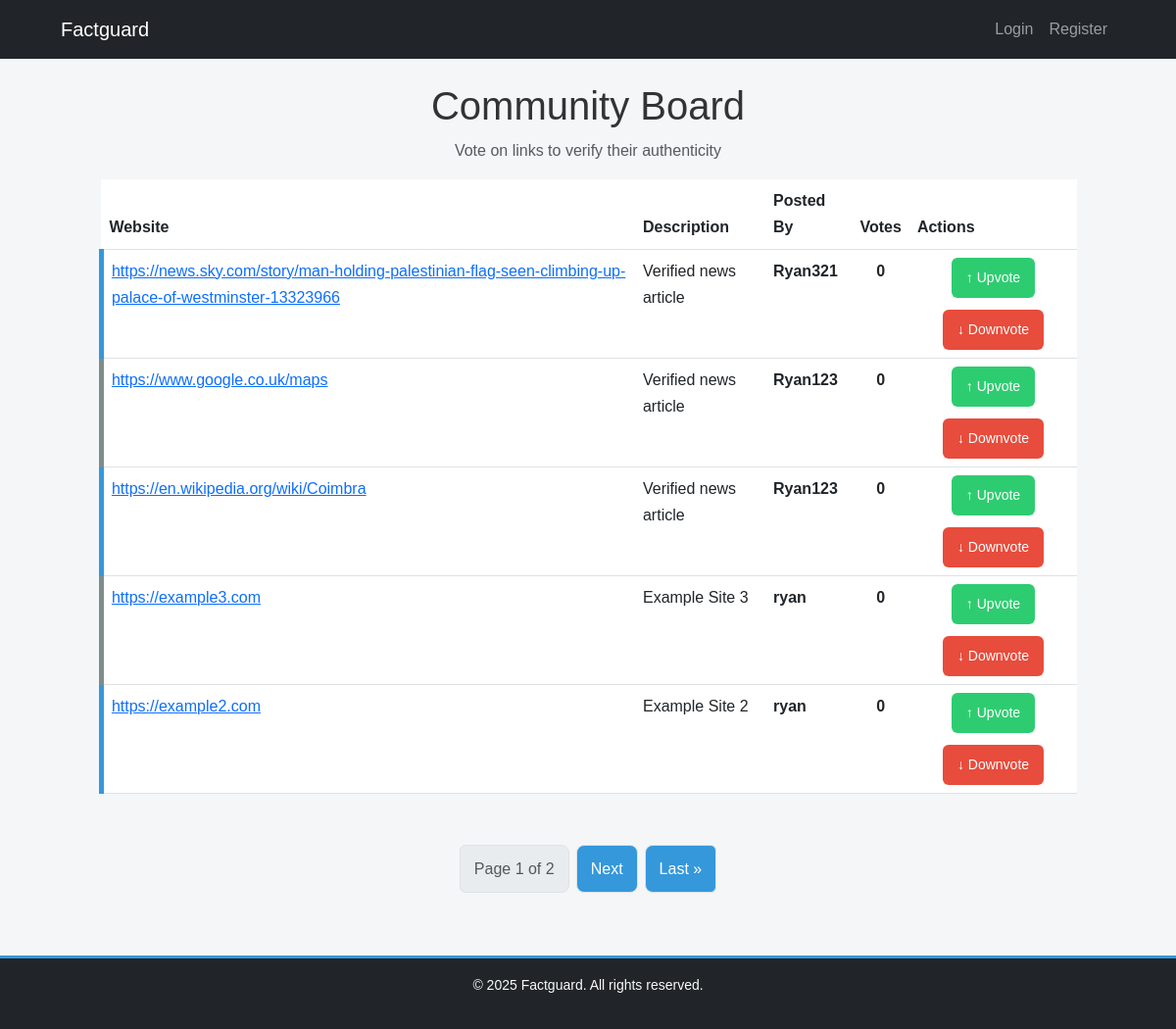
The app's page /fake-news/community-board/ with its own data.
### core/models.py (models this page shows, shortened)
class CommunityPost(models.Model):
    url = models.URLField(unique=True)
    description = models.TextField(blank=True)
    posted_by = models.ForeignKey(User, on_delete=models.CASCADE)
    created_at = models.DateTimeField(auto_now_add=True)

### core/views.py (the view)
# urls.py: path("community-board/", community_board, name="community_board"),
def community_board(request):
    post_list = CommunityPost.objects.all().order_by("-created_at")
    paginator = Paginator(post_list, 5)
    page_number = request.GET.get("page")
    posts = paginator.get_page(page_number)
    return render(request, "core/community_board.html", {"posts": posts})

### core/templates/core/community_board.html (shortened to what this page needs)
{% extends "core/base.html" %}
{% block content %}
<div class="container community-container">
    <h1 class="text-center">Community Board</h1>
    <p class="text-center text-muted">Vote on links to verify their authenticity</p>
    {% if posts %}
        <div class="table-responsive">
            <table class="table table-hover custom-table">
                <thead>
                    <tr>
                        <th>Website</th>
                        <th>Description</th>
                        <th>Posted By</th>
                        <th>Votes</th>
                        <th>Actions</th>
                    </tr>
                </thead>
                <tbody>
                    {% for post in posts %}
                        <tr>
                            <td><a href="{{ post.url }}" target="_blank" class="text-primary">{{ post.url }}</a></td>
                            <td>{{ post.description }}</td>
                            <td><strong>{{ post.posted_by.username }}</strong></td>
                            <td class="text-center"><strong class="vote-count">{{ post.votes.count }}</strong></td>
                            <td class="vote-buttons">
                                <button class="btn vote-btn upvote" onclick="vote('{{ post.id }}', 'upvote')">↑ Upvote</button>
                                <button class="btn vote-btn downvote" onclick="vote('{{ post.id }}', 'downvote')">↓ Downvote</button>
                            </td>
                        </tr>
                    {% endfor %}
                </tbody>
            </table>
        </div>
        <div class="d-flex justify-content-center mt-3">
            <nav>
                <ul class="pagination">
                    <li class="page-item disabled">
                        <span class="page-link">Page {{ posts.number }} of {{ posts.paginator.num_pages }}</span>
                    </li>
                    {% if posts.has_next %}
                        <li class="page-item"><a class="page-link" href="?page={{ posts.next_page_number }}">Next</a></li>
                        <li class="page-item"><a class="page-link" href="?page={{ posts.paginator.num_pages }}">Last &raquo;</a></li>
                    {% endif %}
                </ul>
            </nav>
        </div>
    {% else %}
        <p class="text-center text-muted">No links have been submitted yet. Be the first to add one!</p>
    {% endif %}
</div>
{% endblock %}

### core/static/style.css (style rules this page uses)
body { font-family: 'Poppins', sans-serif; margin: 0; padding: 0; background-color: #f4f6f8; color: #333; line-height: 1.7; display: flex; flex-direction: column; min-height: 100vh; }
.container { flex: 1; max-width: 1100px; width: 95%; margin: auto; }
.vote-buttons { display: flex; gap: 12px; justify-content: center; flex-wrap: wrap; }
.vote-btn { padding: 10px 15px; font-size: 14px; border-radius: 6px; font-weight: 500; transition: all 0.3s ease-in-out; white-space: nowrap; border: none; cursor: pointer; }
.upvote { background-color: #2ecc71; color: white; }
.downvote { background-color: #e74c3c; color: white; }
.custom-table tbody tr:nth-child(odd) { background-color: #e3f2fd !important; border-left: 5px solid #3498db !important; }
.custom-table tbody tr:nth-child(even) { background-color: #f2f2f2 !important; border-left: 5px solid #7f8c8d !important; }
.pagination { display: flex; justify-content: center; margin-top: 20px; gap: 8px; }
.page-link { padding: 10px 14px; background: #3498db; color: white; border-radius: 8px; text-decoration: none; transition: all 0.3s ease-in-out; }

### records on screen
CommunityPost: url "https://news.sky.com/story/man-holding-palestinian-flag-seen-climbing-up-palace-of-westminster-13323966", description "Verified news article", posted_by.username "Ryan321", votes.count "0"
CommunityPost: url "https://www.google.co.uk/maps", description "Verified news article", posted_by.username "Ryan123", votes.count "0"
CommunityPost: url "https://en.wikipedia.org/wiki/Coimbra", description "Verified news article", posted_by.username "Ryan123", votes.count "0"
CommunityPost: url "https://example3.com", description "Example Site 3", posted_by.username "ryan", votes.count "0"
CommunityPost: url "https://example2.com", description "Example Site 2", posted_by.username "ryan", votes.count "0"

### other values on screen
{{ posts.number }} "1"
{{ posts.paginator.num_pages }} "2"
